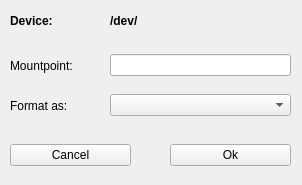
<?xml version="1.0" encoding="UTF-8"?>
<ui version="4.0">
 <class>partitionEditBox</class>
 <widget class="QDialog" name="partitionEditBox">
  <property name="geometry">
   <rect>
    <x>0</x>
    <y>0</y>
    <width>302</width>
    <height>185</height>
   </rect>
  </property>
  <property name="windowTitle">
   <string>Edit Partition</string>
  </property>
  <property name="windowIcon">
   <iconset resource="qt_resources.qrc">
    <normaloff>:/general/bbqlinux_icon_blue_16x16.png</normaloff>:/general/bbqlinux_icon_blue_16x16.png</iconset>
  </property>
  <widget class="QDialogButtonBox" name="buttonBox">
   <property name="geometry">
    <rect>
     <x>10</x>
     <y>440</y>
     <width>621</width>
     <height>32</height>
    </rect>
   </property>
   <property name="orientation">
    <enum>Qt::Horizontal</enum>
   </property>
   <property name="standardButtons">
    <set>QDialogButtonBox::Cancel|QDialogButtonBox::Ok</set>
   </property>
  </widget>
  <widget class="QWidget" name="verticalLayoutWidget">
   <property name="geometry">
    <rect>
     <x>10</x>
     <y>10</y>
     <width>61</width>
     <height>21</height>
    </rect>
   </property>
   <layout class="QVBoxLayout" name="verticalLayout">
    <item>
     <widget class="QLabel" name="deviceLabel">
      <property name="font">
       <font>
        <weight>75</weight>
        <bold>true</bold>
       </font>
      </property>
      <property name="text">
       <string>Device: </string>
      </property>
     </widget>
    </item>
   </layout>
  </widget>
  <widget class="QWidget" name="verticalLayoutWidget_2">
   <property name="geometry">
    <rect>
     <x>110</x>
     <y>50</y>
     <width>181</width>
     <height>31</height>
    </rect>
   </property>
   <layout class="QVBoxLayout" name="verticalLayout_2">
    <item>
     <widget class="QLineEdit" name="mountpointLineEdit"/>
    </item>
   </layout>
  </widget>
  <widget class="QWidget" name="verticalLayoutWidget_3">
   <property name="geometry">
    <rect>
     <x>110</x>
     <y>90</y>
     <width>181</width>
     <height>31</height>
    </rect>
   </property>
   <layout class="QVBoxLayout" name="verticalLayout_3">
    <item>
     <widget class="QComboBox" name="filesystemComboBox"/>
    </item>
   </layout>
  </widget>
  <widget class="QWidget" name="horizontalLayoutWidget">
   <property name="geometry">
    <rect>
     <x>110</x>
     <y>10</y>
     <width>181</width>
     <height>21</height>
    </rect>
   </property>
   <layout class="QHBoxLayout" name="horizontalLayout">
    <item>
     <widget class="QLabel" name="partitionLabel">
      <property name="font">
       <font>
        <weight>75</weight>
        <bold>true</bold>
       </font>
      </property>
      <property name="text">
       <string>/dev/</string>
      </property>
     </widget>
    </item>
   </layout>
  </widget>
  <widget class="QWidget" name="horizontalLayoutWidget_2">
   <property name="geometry">
    <rect>
     <x>10</x>
     <y>50</y>
     <width>91</width>
     <height>31</height>
    </rect>
   </property>
   <layout class="QHBoxLayout" name="horizontalLayout_2">
    <item>
     <widget class="QLabel" name="mountpointLabel">
      <property name="text">
       <string>Mountpoint:</string>
      </property>
     </widget>
    </item>
   </layout>
  </widget>
  <widget class="QWidget" name="horizontalLayoutWidget_3">
   <property name="geometry">
    <rect>
     <x>10</x>
     <y>90</y>
     <width>91</width>
     <height>31</height>
    </rect>
   </property>
   <layout class="QHBoxLayout" name="horizontalLayout_3">
    <item>
     <widget class="QLabel" name="filesystemLabel">
      <property name="text">
       <string>Format as:</string>
      </property>
     </widget>
    </item>
   </layout>
  </widget>
  <widget class="QWidget" name="horizontalLayoutWidget_4">
   <property name="geometry">
    <rect>
     <x>10</x>
     <y>140</y>
     <width>121</width>
     <height>31</height>
    </rect>
   </property>
   <layout class="QHBoxLayout" name="horizontalLayout_4">
    <item>
     <widget class="QPushButton" name="cancelPushButton">
      <property name="text">
       <string>Cancel</string>
      </property>
     </widget>
    </item>
   </layout>
  </widget>
  <widget class="QWidget" name="horizontalLayoutWidget_5">
   <property name="geometry">
    <rect>
     <x>170</x>
     <y>140</y>
     <width>121</width>
     <height>31</height>
    </rect>
   </property>
   <layout class="QHBoxLayout" name="horizontalLayout_5">
    <item>
     <widget class="QPushButton" name="okPushButton">
      <property name="text">
       <string>Ok</string>
      </property>
     </widget>
    </item>
   </layout>
  </widget>
 </widget>
 <resources>
  <include location="qt_resources.qrc"/>
 </resources>
 <connections>
  <connection>
   <sender>buttonBox</sender>
   <signal>accepted()</signal>
   <receiver>partitionEditBox</receiver>
   <slot>accept()</slot>
   <hints>
    <hint type="sourcelabel">
     <x>248</x>
     <y>254</y>
    </hint>
    <hint type="destinationlabel">
     <x>157</x>
     <y>274</y>
    </hint>
   </hints>
  </connection>
  <connection>
   <sender>buttonBox</sender>
   <signal>rejected()</signal>
   <receiver>partitionEditBox</receiver>
   <slot>reject()</slot>
   <hints>
    <hint type="sourcelabel">
     <x>316</x>
     <y>260</y>
    </hint>
    <hint type="destinationlabel">
     <x>286</x>
     <y>274</y>
    </hint>
   </hints>
  </connection>
 </connections>
</ui>
